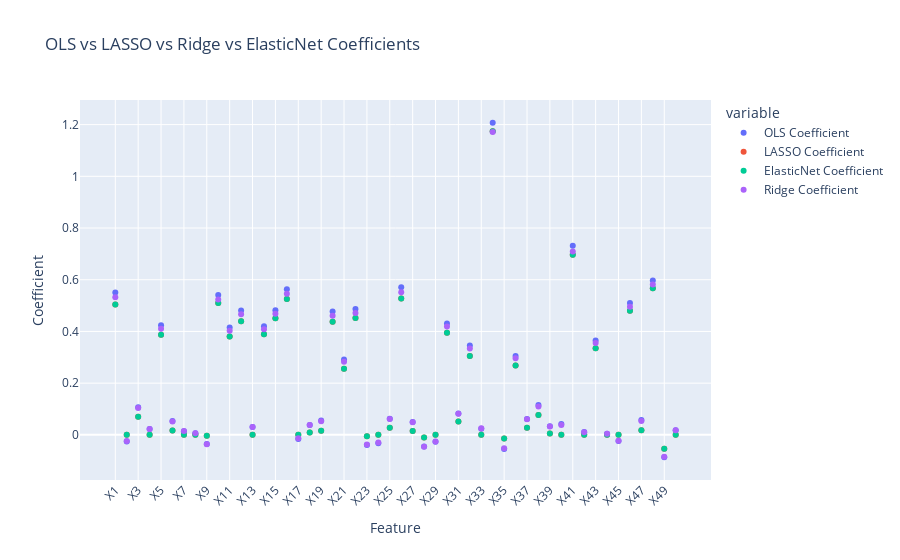

Notebook cell for this chart:
### Markdown cell above
Let us compare LASSO CV, Ridge CV, and ElasticNet CV to OLS on a graph to see the effects of regularisation.

### Code cell
# Get the coefficients and feature names for Lasso and ElasticNet
lasso_coefficients = lasso_cv_model.coef_
elastic_net_coefficients = elastic_net.coef_
ridge_coefficients = ridge_cv_model.coef_
feature_names = X0_train.columns

# Initialize the OLS regression model
ols_model = LinearRegression()
# Fit the OLS model to the training data
ols_model.fit(X1_train, y0_train)
# Get the coefficients for OLS
ols_coefficients = ols_model.coef_

# Create DataFrames for Lasso and OLS coefficients
lasso_coeff_df = pd.DataFrame({'Feature': feature_names, 'LASSO Coefficient': lasso_coefficients})
elastic_net_coeff_df = pd.DataFrame({'Feature': feature_names, 'ElasticNet Coefficient': elastic_net_coefficients})
ridge_coeffcients_df = pd.DataFrame({'Feature': feature_names, 'Ridge Coefficient': ridge_coefficients})
ols_coeff_df = pd.DataFrame({'Feature': feature_names, 'OLS Coefficient': ols_coefficients})

# Combine the DataFrames
combined_coeff_df = pd.merge(ols_coeff_df, lasso_coeff_df, on='Feature')
combined_coeff_df = pd.merge(combined_coeff_df, elastic_net_coeff_df, on='Feature')
combined_coeff_df = pd.merge(combined_coeff_df, ridge_coeffcients_df, on='Feature')

# Create an interactive scatter plot using Plotly
fig = px.scatter(combined_coeff_df, x='Feature', y=['OLS Coefficient', 'LASSO Coefficient', 'ElasticNet Coefficient', 'Ridge Coefficient'],
                 title='OLS vs LASSO vs Ridge vs ElasticNet Coefficients', labels={'value': 'Coefficient'})

# Customize layout
fig.update_layout(xaxis={'tickangle': -45, 'title': 'Feature'},
                  yaxis={'title': 'Coefficient'})

# Show the interactive plot
fig.show()

### Figure 1 — Plotly figure (JSON) as saved in the notebook; plotly's stock layout.template omitted (floating-point values rounded to 4 significant figures)
{"data": [{"hovertemplate": "variable=OLS Coefficient<br>Feature=%{x}<br>Coefficient=%{y}<extra></extra>", "legendgroup": "OLS Coefficient", "marker": {"color": "#636efa", "symbol": "circle"}, "mode": "markers", "name": "OLS Coefficient", "orientation": "v", "showlegend": true, "type": "scatter", "x": ["X1", "X2", "X3", "X4", "X5", "X6", "X7", "X8", "X9", "X10", "X11", "X12", "X13", "X14", "X15", "X16", "X17", "X18", "X19", "X20", "X21", "X22", "X23", "X24", "X25", "X26", "X27", "X28", "X29", "X30", "X31", "X32", "X33", "X34", "X35", "X36", "X37", "X38", "X39", "X40", "X41", "X42", "X43", "X44", "X45", "X46", "X47", "X48", "X49", "X50"], "xaxis": "x", "y": [0.5505, -0.02578, 0.1066, 0.0226, 0.4241, 0.05409, 0.01396, 0.006224, -0.03572, 0.5406, 0.4153, 0.4809, 0.03076, 0.4205, 0.4818, 0.563, -0.0155, 0.03788, 0.05513, 0.4775, 0.2915, 0.487, -0.03895, -0.03206, 0.06235, 0.5706, 0.04993, -0.04488, -0.02614, 0.4311, 0.08265, 0.3457, 0.02413, 1.207, -0.05477, 0.3053, 0.06165, 0.1154, 0.03307, 0.04158, 0.7312, 0.01067, 0.3647, 0.004682, -0.02398, 0.5096, 0.05717, 0.5975, -0.08657, 0.01804], "yaxis": "y"}, {"hovertemplate": "variable=LASSO Coefficient<br>Feature=%{x}<br>Coefficient=%{y}<extra></extra>", "legendgroup": "LASSO Coefficient", "marker": {"color": "#EF553B", "symbol": "circle"}, "mode": "markers", "name": "LASSO Coefficient", "orientation": "v", "showlegend": true, "type": "scatter", "x": ["X1", "X2", "X3", "X4", "X5", "X6", "X7", "X8", "X9", "X10", "X11", "X12", "X13", "X14", "X15", "X16", "X17", "X18", "X19", "X20", "X21", "X22", "X23", "X24", "X25", "X26", "X27", "X28", "X29", "X30", "X31", "X32", "X33", "X34", "X35", "X36", "X37", "X38", "X39", "X40", "X41", "X42", "X43", "X44", "X45", "X46", "X47", "X48", "X49", "X50"], "xaxis": "x", "y": [0.5047, 0, 0.06973, 0, 0.387, 0.01653, 0, 0, -0.003846, 0.5096, 0.38, 0.4398, 0, 0.3889, 0.4513, 0.5253, 0, 0.008907, 0.01596, 0.4377, 0.2558, 0.4525, -0.00507, 0, 0.02758, 0.5277, 0.01532, -0.01049, 0, 0.3946, 0.05214, 0.3046, 0, 1.175, -0.01444, 0.2685, 0.02782, 0.0764, 0.005697, 5.538e-05, 0.6968, 0, 0.3349, 0, 0, 0.48, 0.01783, 0.5673, -0.05342, 0], "yaxis": "y"}, {"hovertemplate": "variable=ElasticNet Coefficient<br>Feature=%{x}<br>Coefficient=%{y}<extra></extra>", "legendgroup": "ElasticNet Coefficient", "marker": {"color": "#00cc96", "symbol": "circle"}, "mode": "markers", "name": "ElasticNet Coefficient", "orientation": "v", "showlegend": true, "type": "scatter", "x": ["X1", "X2", "X3", "X4", "X5", "X6", "X7", "X8", "X9", "X10", "X11", "X12", "X13", "X14", "X15", "X16", "X17", "X18", "X19", "X20", "X21", "X22", "X23", "X24", "X25", "X26", "X27", "X28", "X29", "X30", "X31", "X32", "X33", "X34", "X35", "X36", "X37", "X38", "X39", "X40", "X41", "X42", "X43", "X44", "X45", "X46", "X47", "X48", "X49", "X50"], "xaxis": "x", "y": [0.5047, 0, 0.06973, 0, 0.387, 0.01653, 0, 0, -0.003846, 0.5096, 0.38, 0.4398, 0, 0.3889, 0.4513, 0.5253, 0, 0.008907, 0.01596, 0.4377, 0.2558, 0.4525, -0.00507, 0, 0.02758, 0.5277, 0.01532, -0.01049, 0, 0.3946, 0.05214, 0.3046, 0, 1.175, -0.01444, 0.2685, 0.02782, 0.0764, 0.005697, 5.538e-05, 0.6968, 0, 0.3349, 0, 0, 0.48, 0.01783, 0.5673, -0.05342, 0], "yaxis": "y"}, {"hovertemplate": "variable=Ridge Coefficient<br>Feature=%{x}<br>Coefficient=%{y}<extra></extra>", "legendgroup": "Ridge Coefficient", "marker": {"color": "#ab63fa", "symbol": "circle"}, "mode": "markers", "name": "Ridge Coefficient", "orientation": "v", "showlegend": true, "type": "scatter", "x": ["X1", "X2", "X3", "X4", "X5", "X6", "X7", "X8", "X9", "X10", "X11", "X12", "X13", "X14", "X15", "X16", "X17", "X18", "X19", "X20", "X21", "X22", "X23", "X24", "X25", "X26", "X27", "X28", "X29", "X30", "X31", "X32", "X33", "X34", "X35", "X36", "X37", "X38", "X39", "X40", "X41", "X42", "X43", "X44", "X45", "X46", "X47", "X48", "X49", "X50"], "xaxis": "x", "y": [0.5323, -0.02324, 0.1041, 0.0223, 0.4109, 0.05166, 0.01481, 0.005804, -0.03604, 0.5237, 0.4028, 0.4663, 0.03001, 0.4086, 0.4689, 0.5455, -0.01337, 0.0382, 0.05249, 0.4604, 0.2824, 0.4716, -0.03747, -0.02958, 0.06111, 0.5517, 0.04853, -0.04557, -0.0253, 0.4192, 0.08178, 0.3342, 0.02554, 1.171, -0.05128, 0.2964, 0.05996, 0.1102, 0.03285, 0.03844, 0.7097, 0.009716, 0.355, 0.003927, -0.02299, 0.4956, 0.05348, 0.5815, -0.08481, 0.01763], "yaxis": "y"}], "layout": {"legend": {"title": {"text": "variable"}, "tracegroupgap": 0}, "title": {"text": "OLS vs LASSO vs Ridge vs ElasticNet Coefficients"}, "xaxis": {"anchor": "y", "domain": [0, 1], "tickangle": -45, "title": {"text": "Feature"}}, "yaxis": {"anchor": "x", "domain": [0, 1], "title": {"text": "Coefficient"}}}}
